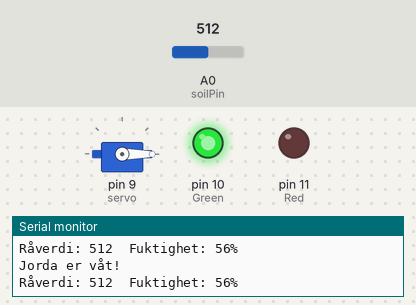
Recording of a sketch running on a simulated Arduino Uno, built with avr-gcc and run on an emulated ATmega328P. Shown: servo, output pins drawn as LEDs (lit = HIGH), the last lines printed to the serial monitor. Inputs (shaded band) come from the test bench; at power-on: A0 (soilPin) = 512.

Above: at 1.8 s.
1.9 s: A0 (soilPin) set to 416
3.4 s: A0 (soilPin) set to 387
At 4.6 s:
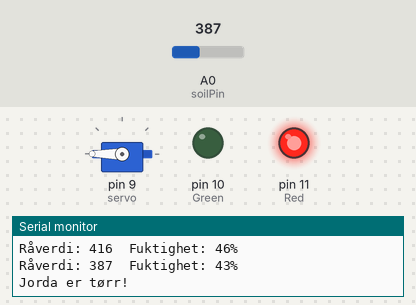
5.5 s: A0 (soilPin) set to 492
7.2 s: A0 (soilPin) set to 522
At 8.9 s:
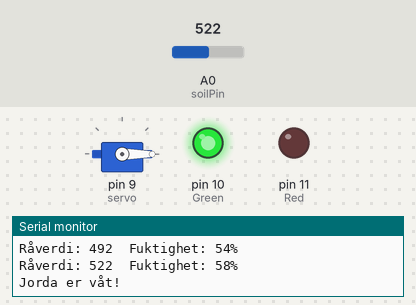
9.5 s: A0 (soilPin) set to 306
At 10.5 s:
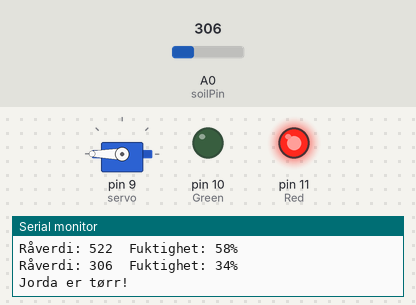
Timing chart, 0 to 12.5 s (numbered marks = the images above; inputs shaded):
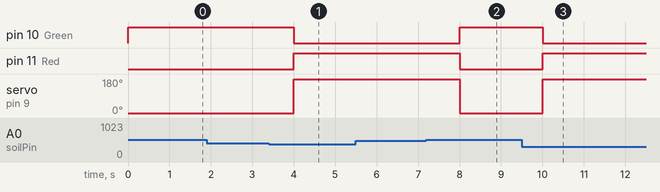

Measured:
- the behaviour switches between 405 and 404 on A0 (soilPin) (found by bisection; images 0 and 1)
- the behaviour switches between 503 and 504 on A0 (soilPin) (found by bisection; images 1 and 2)
- after the input at 3.4 s, pin 10 (Green): HIGH → LOW after 0.60 s; pin 11 (Red): LOW → HIGH after 0.60 s; servo on pin 9 (servo): 0° → 180° after 0.60 s
- after the input at 7.2 s, pin 10 (Green): LOW → HIGH after 0.81 s; pin 11 (Red): HIGH → LOW after 0.81 s; servo on pin 9 (servo): 180° → 0° after 0.81 s
- after the input at 9.5 s, pin 10 (Green): HIGH → LOW after 0.51 s; pin 11 (Red): LOW → HIGH after 0.51 s; servo on pin 9 (servo): 0° → 180° after 0.51 s

The sketch:

VacationAutomationWaterSystemV1.ino
```cpp
#include <Servo.h>

const int soilPin = A0;
int Green = 10;
int Red = 11;

Servo servo;

// Holder styr på om jorda er våt
bool jordErVat = false;

void setup() {
  Serial.begin(9600);
  //Led deode
  pinMode(Green, OUTPUT);
  pinMode(Red, OUTPUT);

  // Servo er koblet til pin 9
  servo.attach(9);

  // Startposisjon
  servo.write(0);
}

void loop() {

  // Leser råverdien fra fuktighetssensoren
  int verdi = analogRead(soilPin);

  // Gjør om råverdien til prosent
  // 0 = tørr
  // 900 = våt
  int fuktighet = map(verdi, 0, 900, 0, 100);

  // Sørger for at verdien ikke går under 0 eller over 100
  fuktighet = constrain(fuktighet, 0, 100);

  Serial.print("Råverdi: ");
  Serial.print(verdi);
  Serial.print("  Fuktighet: ");
  Serial.print(fuktighet);
  Serial.println("%");


  // Hvis jorda er tørr
  if (fuktighet < 45 && jordErVat == true) {

    Serial.println("Jorda er tørr!");
    digitalWrite(Red, HIGH);
    digitalWrite(Green, LOW);


    // Servo går til 180 grader
    servo.write(180);

    // Lagre at jorda nå er tørr
    jordErVat = false;
  }


  // Hvis jorda er våt
  else if (fuktighet > 55 && jordErVat == false) {

    Serial.println("Jorda er våt!");

    digitalWrite(Green, HIGH);
    digitalWrite(Red, LOW);


    // Servo går til 0 grader
    servo.write(0);

    // Lagre at jorda nå er våt
    jordErVat = true;
  }


  delay(1000);
}
```
